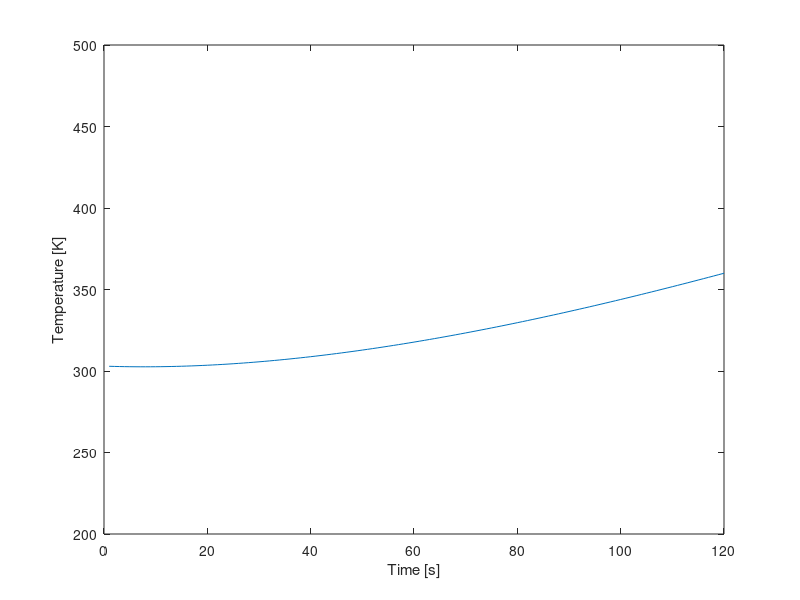

Write the MATLAB code that produced this figure.
clear all, close all, clc
%% Setup
% This section contains the parameters of the setup (start of cycle)
i=1;                     %Value for plot
T_0 = 293;              %Starting temperature in [K], assumed for all fluids, gasses and materials
T_water = 293;              %Starting temperature water in [K]
T_al = 293;                 %Starting temperature aluminium in [K]
T_cu = 293;                 %Starting temperature copper in [K]
T_pvc = 293;                %Starting temperature PVC in [K]
T_pur = 293;                %Starting temperature polyurethane in [K]
T_air = 293;                %Starting temperature internal air in [K]
T_amb = 293;                %Starting temperature ambient (outside) air in [K]
t = 1;                      %Time at the start [s]
t_final=120;               %Time at end cycle [s]
%% First order variables
%This section contains the properties and constants of the materials, but also fixed variables of the setup
%Copper tubing
r_inner_cu = 0.004;     %Inner radius copper tube [m]
r_outer_cu = 0.006;     %Outer radius copper tube [m]
roughness_cu = 0.0015;  %Pipe roughness [m]
length_cu = 6.85;       %Length copper tube [m]
epsilon_cu = 0.05;      %Emissivity copper [-]
rho_cu = 8960;          %Density copper [kg/m^3]
c_cu = 386;             %Specific heat copper [J/kg K]
k_cu = 400;             %Thermal conductivity copper [W/(m K)]
%PVC tubing
hsv_pvc_d = 0.0022;     %Thickness of the HSV PCV [m]
r_outer_pvc = 0.055;    %Outer radius PVC tube [m]
r_inner_pvc = r_outer_pvc - hsv_pvc_d ;   %Inner radius PVC tube [m]
r_outer_double_pvc = r_outer_pvc + hsv_pvc_d; %Outer Radius of double-layered PVC tube (near endcaps) [m]
length_pvc = 0.130;     %Length/Height PVC tube [m] (this was shown to be slightly longer during first building phase with no real means to cut it down to 0.125m)
length_cap_pvc = 0.034; %Length/Height of a PVC Endcap [m]
epsilon_pvc = 0.9;      %Emissivity PVC [-]
rho_pvc = 1330;         %Density PVC [kg/m^3]
k_pvc = 0.19;           %Thermal conductivity PVC [W/(m K)]
d_air_endcap = 0.01;    %Distance between Kingspan Therma and the PVC endcap. Used to determine therma resistance
%Polyurethane tubing
r_inner_pur = 0.004;    %Inner radius polyurethane tube [m]
r_outer_pur = 0.006;    %Outer radius polyurathane tube [m]
d_pur = 0.002;          %Wall Thickness polyurthane tube [m]
length_pur = 6;         %Length polyurethane tube [m]
epsilon_pur = 0.9;      %Emissivity polyurethane [-]
k_pur = 0.13;           %Thermal conducitivity polyurethane [W/(m K)]
%Aluminium plate
A_al = 1.085;           %Area aluminium plate [m^2]
epsilon_paint = 0.95;   %Emissivity black acrylic paint [-] 
rho_al = 2700;          %Density aluminium [kg/m^3]
d_al = 0.002;           %thickness aluminium plate [m]
k_al = 237;             %Thermal conductivity aluminium [W/(m K)]
c_al = 900;             %Specific heat aluminium [J/kg K]
%Water
rho_water_20C = 998;    %Density water at 20C [kg/m^3]
c_water = 4148;         %Specific heat water [J/kg K]
%Air
rho_air = 1.29;         %Density air at 20C [kg/m^3]
c_air = 1006;           %Specific heat air [J/kg K]
k_air = 0.025;          %Thermal conductivity air [W/m K]
%General Setup Wood Properties
k_wood = 0.12;       %Thermal Conductivity of Pinewood [W/m k]                       
d_wood = 0.054;      %Wood border thcikness [m], simplification, in reality 2 mm air pocket within 
A_wood = 0.3107;     %Inner Surface Area wood layer [m], slight simplification
%Kingspan Insulation Properties
ks_k = 0.022;     % Thermal Conductivity Kingspan insulation layer[W/(m*k)]
ks_d = 0.04;      % thickness of Kingspan insulation layer [m]
ks_spacer_d = 0.01; % Thickness of a single Kingspan spacer layer [m]
%Other
sigma = 5.67*10^-8;     %Stefan Boltzmann constant [W/(m^2 K^4)]
flowrate = 3/60000;     %Flowrate pump [m^3/s]
E = 1000;               %Irradiance artificial sun [W/m^2]

%% Second order variables

%Copper tube
A_outer_cu = 2 * pi * r_outer_cu * length_cu;       %Outer surface area copper tube [m^2]
A_inner_cu = 2 * pi * r_inner_cu * length_cu;       %Inner surface area copper tube [m^2]
A_exposed_cu = A_outer_cu/2;

V_cu = pi * r_inner_cu^2 * length_cu;               %Inner volume copper tube [m^3]
M_cu = V_cu * rho_cu;

%Surface areas and volume PVC tube
A_outer_pvc = 2 * pi * r_outer_pvc * length_pvc;    %Outer area PVC tube [m^2]
A_inner_pvc = 2 * pi * r_inner_pvc * length_pvc;    %Inner area PVC tube [m^2]

V_pvc = pi * r_inner_pvc^2 * length_pvc;            %Inner volume PVC tube [m^3]

%Surface areas and volume Polyurethane Tubing
A_outer_pur = 2 * pi * r_outer_pur * length_pur;    %Outer area Polyurethane Tubing [m^2]
A_inner_pur = 2 * pi * r_inner_pur * length_pur;    %Inner area Polyurethane Tubing [m^2]

V_pur = pi * r_inner_pur^2 * length_pur;            %Inner volume Polyurethane Tubing [m^3]

%Aluminium plate
V_al = A_al*0.002;                                  %Volume aluminium plate [m^3]
M_al = rho_al*V_al;                                 %Mass aluminium plate [kg]

%The following values are lifted from the earlier matlab model and are used to calculate (average) surface area of the Kingspan Insulation.
hsv_al_width = 0.04017;                                                                % Width of Aluminum Tape reflector section, [m]
hsv_therma_width_in = (hsv_al_width + (2*(sind(18)*0.010)));                           %'width' of kingspan therma plate on the inside, [m]
hsv_therma_width_out = (hsv_al_width + (2*(sind(18)*0.010))) + 2*(tand(18)*ks_d);      %'width' of kingspan therma plate on the outside, [m]
hsv_therma_a_in = length_pvc * hsv_therma_width_in;                                    %Area of kingspan therma plate on inside, [m^2]
hsv_therma_a_out = length_pvc * (hsv_therma_width_out);                                %Area of kingspan therma plate on outside, [m^2]
hsv_therma_a_avg = (hsv_therma_a_out + hsv_therma_a_in)/2;                             %Surface area in middle of therma plate, [m^2]

%The Heat Storage Vessel is seperated into two parts: one for the parts with overlap of endcaps and one for the part without 
pvc_ec_inner_length = length_cap_pvc - hsv_pvc_d;                                                       %Inner length of PVC Endcap [m]
hsv_pvc_a_single = (length_cap_pvc - (pvc_ec_inner_length * 2)) * ((r_inner_pvc+r_outer_pvc)/2) * 2 * pi; %Average PVC Surface Area for Heat Storage Vessel section without overlap [m]
hsv_pvc_a_double = (pvc_ec_inner_length * 2) * ((pvc_ec_inner_length+r_outer_double_pvc)/2) * 2 * pi;         %Average PVC Surface Area for Heat Storage Vessel sections with overlap [m]
pvc_ec_a = (r_outer_pvc)^2 * pi;                                                                         %Surface area of a single endcap, [m^2]

% Air Insulation Values
% The following values, once again lifted from the earlier model, aim at extracting helpfull values for calculation of the resistive properties of air in between the HSV and its insulation.
% These values are simplified estimations.
hsv_air_avgdist1 = ((0.010+0.00795)/2)*((length_pvc - (pvc_ec_inner_length * 2))/length_pvc) + ((0.0078+0.00575)/2)*((pvc_ec_inner_length * 2)/length_pvc); %Average distance of the heat reflector to the outer wall of the PVC body [m], USES PRE CALCULATED VALUES.  Accounts for the double layer PVC near the endcap, [m]
hsv_air_avg_a1 = length_pvc * (hsv_al_width - (2*(sind(18)*0.005)));                                                                                                                %Surface area at the average point between pvc and reflector [m^2], (TODO implement avgdist 1)
hsv_air_avgdist2 = 0.00905;                                                                                                                                                             %Average distance between reflector and kingspan therma plate [m]
hsv_air_avg_a2 = length_pvc * (hsv_al_width + (2*(sind(18)*0.005)));                                                                                                                %Surface are at the average point between reflector and kingspan therma [m^2], (TODO implement avgdist 2)
    
%Aluminum Reflector Tape Properties
d_al_t = 0.0001;                            % Thickness of an aluminum reflector segment [m]
a_al_t = hsv_al_width * length_pvc;         % Area of a single heat reflector element. 10 are present in total [m^2]
    
% Convective heat transfer coefficients
h_air = 5.0;         %CVTH of still air [W/(m^2 K)], Range (4.0 to 5.9)
h_water = 100;      %CVTH of water [W/(m^2 K)], Range (100 to 15000), Unused
h_pvc = 5;        %CVTH PVC [W/(m^2 K)], Range (5 to 9)
h_al = 7;        %CVTH aluminium [W/(m^2 K)], Range (7 to 10)
h_kingspan = 10;   %CTVH of Kingspan-Therma insulation [W/(m^2 K)], Range (10 to 30) (Aluminum surface)
h_pur = 5;        %CVTH of Polyurethane [W/(m^2 K)], PLACEHOLDER            
%Radiative heat transfer coefficients
h_r_pvc = 0.1;       %RDTH of pvc [W/(m^2 K)], PLACEHOLDER
h_r_al = 0.08;       %RDTH of aluminium-foil [W/(m^2 K)], PLACEHOLDER 
h_r_Kingspan = 0.08;  %RDTH of Kingspan-Therma insulation [W/(m^2 K)], PLACEHOLDER
h_r_pur = 0.5;       %RDTH of Polyurethane [W/(m^2 K)], PLACEHOLDER
%Overall Heat Transfer Coefficients, (may change due to change in CVTH)
U_cu = 1700;         %OHTC water in copper [W/(m^2 K)] TODO check this, has large influence on final temp
U_pur = 120.76;      %OHTC water in polyurethane [W/(m^2 K)]
U_pvc = 4.21;       %OHTC water in PVC [W/(m^2 K)]
%Other
V_system = V_cu+V_pvc+V_pur;                  %Volume of system  

%Simplified without radiation
R_a = 1/((1/(h_pvc*(hsv_pvc_a_single+hsv_pvc_a_double))) + (log(r_outer_pvc/r_inner_pvc)/(2*pi*length_pvc*k_pvc))); %Convection from PVC into first air pocket, And conduction through PVC.
R_b = hsv_air_avgdist1 / (k_air * (10*hsv_air_avg_a1)); %Conduction through first air pocket
R_c = 1/((1/(h_al*(10*a_al_t))) + (d_al_t/k_al*(10*a_al_t))); %Convection from reflector to second air pocket, And conduction through reflector.
R_d = hsv_air_avgdist2 / (k_air * (10*hsv_air_avg_a2)); %Conduction through second air pocket
R_e = 1/((1/(h_kingspan*(10*hsv_therma_a_avg))) + (ks_d/(ks_k*(10*hsv_therma_a_avg)))); %Convection from Kingspan Therma to ambient, And conduction through Kingspan Therma.    
R_hsv_radial = R_a + R_b + R_c + R_d + R_e;
%Endcap (Assumed single endcap here. Second one will be accounted for in R_hsv_endcaps)
R_z = 1/((1/(k_pvc*pvc_ec_a)) + (hsv_pvc_d/(k_pvc*pvc_ec_a)));          %Convection from PVC into air gap, and conduction through pvc.
R_y = d_air_endcap/(k_air * pvc_ec_a);                                  %Conduction through air gap
R_x = 1/((1/(h_kingspan*pvc_ec_a)) + (ks_d/(ks_k*pvc_ec_a)));           %Convection from Kingspan Therma into outside atmosphere, and conduction through Kingspan Therma
R_hsv_endcaps = 1/((R_z + R_y + R_x) + (R_z + R_y + R_x));              %Total Equivalent Thermal resistance of both endcaps
R_hsv = 1/((1/R_hsv_radial) + (1/R_hsv_endcaps));


%misc thermal resistance (taken out of loop)
R_al = d_al/(k_al * A_al);                    %Thermal resistance aluminium plate 
R_sol_air = 0.1;                                %Conductive thermal resistance air, PLACEHOLDER 
R_sol_wood = d_wood/(k_wood * A_wood) ;       %Conductive thermal resistance wood setup    
R_pur = 1/((1/(h_pur*(A_outer_pur))) + (log(r_outer_pur/r_inner_pur)/(2*pi*length_pur*k_pur))); %Thermal resistance of Polyurethane tube. Not accounting for rad

%Empty Arrays
T_air = repmat(0, 1,t_final);
T_cu = repmat(0, 1,t_final);
T_al = repmat(0, 1,t_final);
T_water = repmat(0, 1,t_final);
T_pur = repmat(0, 1,t_final);
T_0 = repmat(0, 1,t_final);

T_0(1) = 293;                  %Starting temperature in [K], assumed for all fluids, gasses and materials
T_water(1) = 303;              %Starting temperature water in [K]
T_al(1) = 293;                 %Starting temperature aluminium in [K]
T_cu(1) = 293;                 %Starting temperature copper in [K]
T_pur(1) = 293;                %Starting temperature polyurethane in [K]
T_air(1) = 293;                %Starting temperature internal air in [K]


%% Plotting info
for i = 1:t_final
    %Water Mass
    %rho_water = (999.83953 + 16.945176 * (1.00024*T_water(i)) - 7.9870401*10^-3 * (1.00024*T_water(i))^3 - 46.17046*10^-6* (1.00024*T_water(i))^3 +105.56302*10^-9 * (1.00024*T_water(i))^4 - 280.54253*10^-12 * (1.00024*T_water(i))^5)/(1+16.897850*10^-3 * (1.00024*T_water(i)));   %Density water
    M_water = V_system*rho_water_20C;       %Volume of water inside system. Can produce weird values if the rest doesnt work, likely not cause of issues.
    %%%%%%%%%%%%%%%%%%%%%%%%%%%%%%%%%%%%%%%%%%%%%%%%%%%    
    %Addition of Heat
    Qdot_gain(i) = 100*i;   %Fill sum of energy gains here
    T_water(i) = T_water(i) + (Qdot_gain(i)/(M_water*c_water));             %New Temperature of water due to heat gain in a single second, right side is Temp change in said second

    
    %Q_rad_cu = E*length_cu*(r_outer_cu*2 * pi)*epsilon_paint;            %Heat addition radiation on copper tube [W]
    %Q_rad_al = E*A_al*epsilon_paint;                                %Heat addition radiation on aluminium plate [W]
    %Q_loss_conv_al(i) = h_air*A_al*(T_al(i)-T_air(i));                      %Heat loss convection aluminium plate [W]
    %Q_loss_cond_al_cu = k_cu* A_exposed_cu*(T_al(i)-T_cu(i))/(r_outer_cu*2-r_inner_cu*2);  %dit klopt niet hlml maar weten A tussen plaat en buis niet %Heat loss conduction aluminium plate [W]
    %Q_losscond(i)= Q_loss_cond_al_cu;
    
    %Q_loss_cond_al(i) = (T_al(i)-T_air(i))/R_al ;                                       %Heat loss convection aluminium plate (other direction)
    %Q_loss_rad_cu(i) = sigma * epsilon_paint * A_outer_cu* (T_cu(i)^4 - T_air(i)^4);    %Heat loss radiation copper tube [W]
    %Q_loss_rad_al(i) = sigma * epsilon_paint * A_al * (T_al(i)^4- T_air(i)^4);          %Heat loss radiation aluminium plate [W]
    
    
    %%%%%%%%%%%%%%%%%%%%%%%%%%%%%%%%%%%%%%%%%%%%%%%%%%%
    %Heat Storage Vessel - loss - This works completely
    Qdot_loss_hsv(i) = (T_water(i)-T_amb)/R_hsv ;                           %Heat loss hsv
    Qdot_loss_pur(i) = (T_water(i)-T_amb)/R_pur;                            %Heat loss polyurethane tubing 
    Qdot_loss(i) = Qdot_loss_hsv(i) + Qdot_loss_pur(i);                     %Sum all of the heat losses per second instance here
    T_water(i) = T_water(i)-(Qdot_loss(i)/(M_water*c_water));               %New Temperature of water due to heat loss in a single second, right side is Temp change in said second

    %%%%%%%%%%%%%%%%%%%%%%%%%%%%%%%%%%%%%%%%%%%%%%%%%%%
    
    
    %Bringing the values that were determined in this time step to the next one
    T_water(i+1) = T_water(i); %brings current water temp over to the next time increment
    T_al(i+1) = T_al(i);
    T_cu(i+1) = T_cu(i);
    %%%%%%%%%%%%%%%%%%%%%%%%%%%%%%%%%%%%%%%%%%%%%%%%%%%
    %Plotting steps code
    y(i) = T_water(i); %Inserts current temp into its respective place in y for plotting
    t = t + 1;          % 1 stands for 1 step for time
    x(i) = i;           % time is on x axis
    i = i + 1;          % 1 step added for plot
end
%% Actual plot
plot(x,y);

xlim([0, t_final]);
ylim([200, 500]);
xlabel('Time [s]');
ylabel('Temperature [K]');
